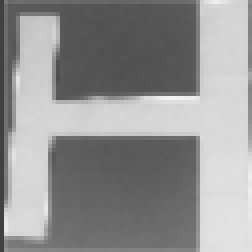
#> input picture extra_files/H.png, 63 x 63 px, given in place of the camera (shown 4 times larger)
$ python color_automate.py
#> lines starting #> are read from the running program, lines starting #| are printed output that depends on the picture
from djitellopy import Tello
from threading import Thread
import cv2
import time
import numpy as np

# [5 lines of commented-out code are left out]


def calculate_brightness_contrast(pixels):
    """روشنایی (میانگین) و یک معیار ساده برای کنتراست (تفاوت min/max) را محاسبه می کند."""
    if not pixels:
        return 0, 0
    brightness = np.mean([np.mean(p) for p in pixels])
    min_val = np.min([np.min(p) for p in pixels])
    max_val = np.max([np.max(p) for p in pixels])
    contrast = max_val - min_val
    return brightness, contrast

def adjust_brightness_contrast(img, brightness_factor, contrast_factor):
    """روشنایی و کنتراست تصویر را تنظیم می کند."""
    adjusted_img = cv2.convertScaleAbs(img, alpha=contrast_factor, beta=brightness_factor)
    return adjusted_img

def filter_color_hsv(hsv_img, lower_bound_hsv, upper_bound_hsv):
    """فقط پیکسل هایی را نشان می دهد که در محدوده رنگ HSV مشخص شده قرار دارند."""
    # hsv_img = cv2.cvtColor(img, cv2.COLOR_BGR2HSV)
    mask = cv2.inRange(hsv_img, lower_bound_hsv, upper_bound_hsv)
    filtered_img = cv2.bitwise_and(hsv_img, hsv_img, mask=mask)
    return filtered_img

if __name__ == "__main__":
    cap = cv2.VideoCapture(0)
    while True:
        _,frame = cap.read()
#> frame is the input picture: shape (63, 63, 3); mean B, G, R 146.6, 146.6, 146.6

        # frame = mytello.get_frame_read().frame
        img = cv2.resize(frame,(0,0),fy=0.5,fx=0.5)
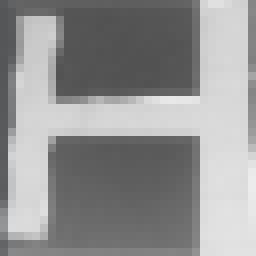
#> img: shape (32, 32, 3) (shown 8 times larger); mean B, G, R 147.3, 147.2, 147.2

        # --- مرحله 2: تبدیل تصویر به فضای رنگی HSV ---
        hsv_img = cv2.cvtColor(img, cv2.COLOR_BGR2YCrCb)
#> hsv_img: shape (32, 32, 3); mean of channels 0, 1, 2 147.2, 128, 128

        # --- مرحله 3: اعمال CLAHE بر روی کانال Value (V) ---
        clahe = cv2.createCLAHE(clipLimit=2.0, tileGridSize=(8, 8))
        hsv_img_clahe = hsv_img.copy()
        hsv_img_clahe[:, :, 2] = clahe.apply(hsv_img[:, :, 2])
#> hsv_img_clahe: shape (32, 32, 3); mean of channels 0, 1, 2 147.2, 128, 143.5

        # --- مرحله 4: تبدیل تصویر HSV CLAHE شده به BGR برای نمایش (اختیاری) ---
        img_clahe_bgr = cv2.cvtColor(hsv_img_clahe, cv2.COLOR_HSV2BGR)
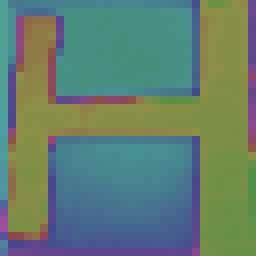
#> img_clahe_bgr: shape (32, 32, 3) (shown 8 times larger); mean B, G, R 111.1, 126.2, 98.5
        cv2.imshow('Image with CLAHE (HSV)', hsv_img_clahe)

        # --- مرحله 5: تعریف محدوده رنگ HSV برای فیلتر ---
        # شما باید بر اساس مقادیری که با کلیک روی تصویر بدست آوردید، این محدوده را تنظیم کنید.
        # lower_hsv = np.array([72,0,222])   # **مقادیر H، S، V پایین را تنظیم کنید**
        # upper_hsv = np.array([211,147,255])  # **مقادیر H، S، V بالا را تنظیم کنید**
        lower_hsv = np.array([23,172,68])
        upper_hsv = np.array([255,255,255])
        print(f"محدوده رنگ HSV برای فیلتر: پایین={lower_hsv}, بالا={upper_hsv}")

        # --- مرحله 6: فیلتر کردن رنگ در فضای HSV (بعد از اعمال CLAHE) ---
        filtered_hsv_image = filter_color_hsv(hsv_img_clahe, lower_hsv, upper_hsv)
#> in filter_color_hsv, `mask = cv2.inRange(hsv_img, lower_bound_hsv, upper_bound_hsv)`: mask: shape (32, 32); every value is 0
#> in filter_color_hsv, `filtered_img = cv2.bitwise_and(hsv_img, hsv_img, mask=mask)`: filtered_img: shape (32, 32, 3); every value is 0
        cv2.imshow('Color Filtered (HSV + CLAHE)', filtered_hsv_image)

        # --- مرحله 7: انتخاب پیکسل های نمونه برای روشنایی و کنتراست (از تصویر اصلی یا CLAHE شده) ---
        sample_pixels_coords =[(20,20), (180,130), (180, 20), (130,20)]  # می توانید این مختصات را تغییر دهید
#> (the run stopped early here; a loop or call above may not have finished)
